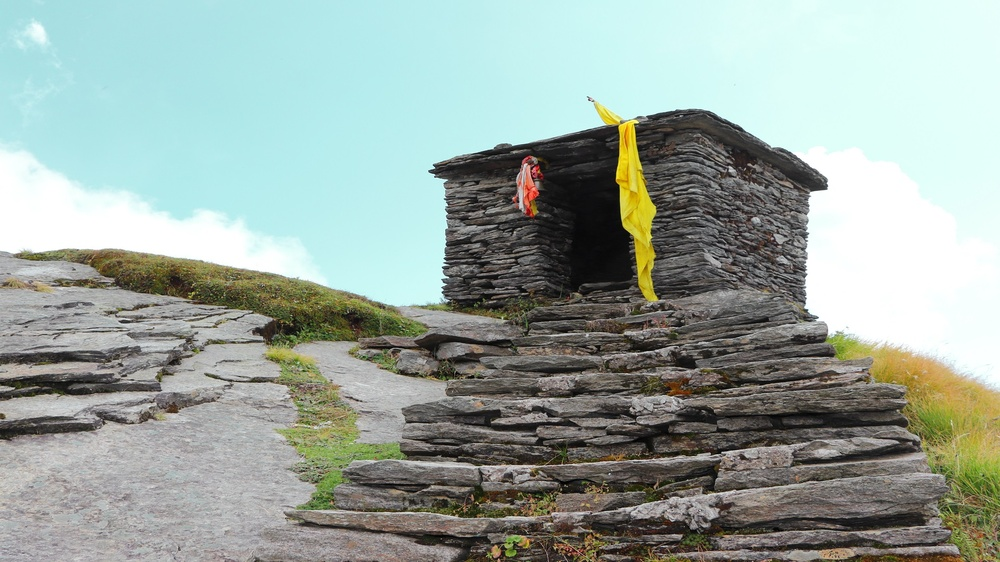
//> input picture HLS_Use_Model/Standalone_HLS_AXI_Example/testcase55.jpg, 1000 x 562 px, shrunk from 1920 x 1080 before the run
$ ./xf_magnitude_tb ../../../HLS_Use_Model/Standalone_HLS_AXI_Example/testcase55.jpg   (built with g++ and OpenCV 4)
//> lines starting //> are read from the running program, lines starting //| are printed output that depends on the picture
// [15 lines of licence text are left out]

#include "common/xf_headers.hpp"
#include "xf_magnitude_config.h"

////////////    Reference for L1NORM    //////////
int ComputeMagnitude(cv::Mat gradx, cv::Mat grady, cv::Mat& dst) {
    int row, col;
    int16_t gx, gy, tmp_res;
    int16_t tmp1, tmp2;
    int16_t res;
    for (row = 0; row < gradx.rows; row++) {
        for (col = 0; col < gradx.cols; col++) {
            gx = gradx.at<int16_t>(row, col);
            gy = grady.at<int16_t>(row, col);
            tmp1 = abs(gx);
            tmp2 = abs(gy);
            tmp_res = tmp1 + tmp2;
            res = (int16_t)tmp_res;
            dst.at<int16_t>(row, col) = res;
        }
    }
    return 0;
}

int main(int argc, char** argv) {
    if (argc != 2) {
        fprintf(stderr, "Invalid Number of Arguments!\nUsage:\n");
        fprintf(stderr, "<Executable Name> <input image path> \n");
        return -1;
    }

    cv::Mat in_img, in_gray, c_grad_x, c_grad_y, c_grad_x1, c_grad_y1, ocv_ref1, ocv_ref2, ocv_res, out_img, diff;

    int scale = 1;
    int delta = 0;
    int ddepth = CV_16S;
    int filter_size = 3;

    /*  reading in the color image  */
    in_img = cv::imread(argv[1], 0);
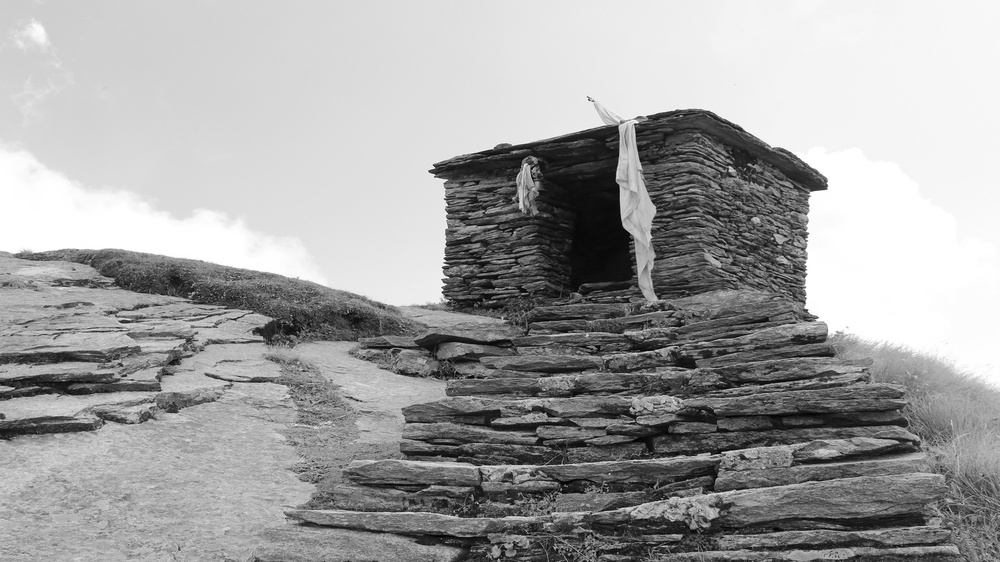
//> in_img: 562 rows x 1000 cols, CV_8UC1; min 0, max 255, mean 162.1

    if (in_img.data == NULL) {
        fprintf(stderr, "Cannot open image at %s\n", argv[1]);
        return 0;
    }

    /*  convert to gray  */

    cv::Sobel(in_img, c_grad_x, CV_16S, 1, 0, filter_size, scale, delta, cv::BORDER_CONSTANT);
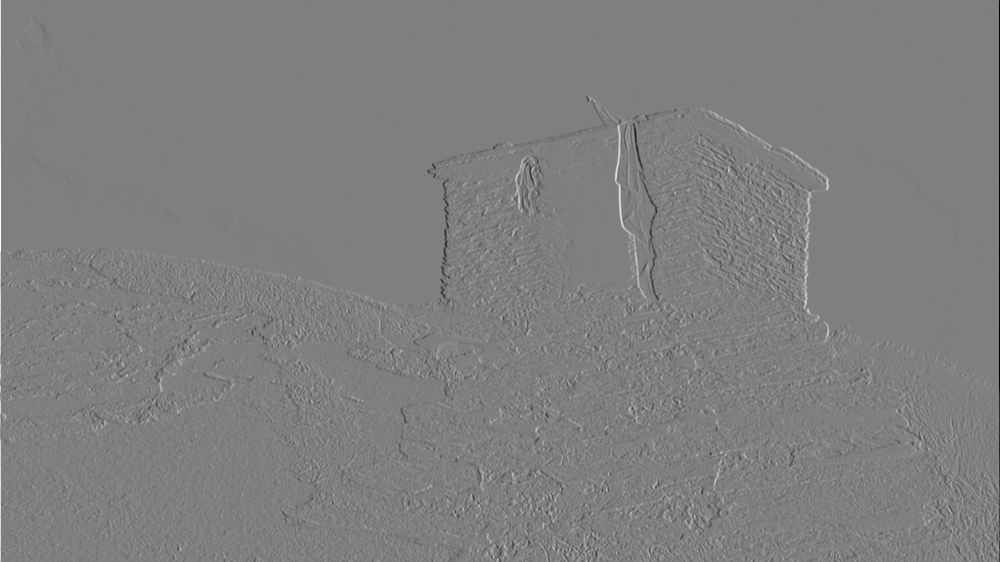
//> c_grad_x: 562 rows x 1000 cols, CV_16SC1; min -1019, max 1020, mean 0.1; drawn with min black and max white
    cv::Sobel(in_img, c_grad_y, CV_16S, 0, 1, filter_size, scale, delta, cv::BORDER_CONSTANT);
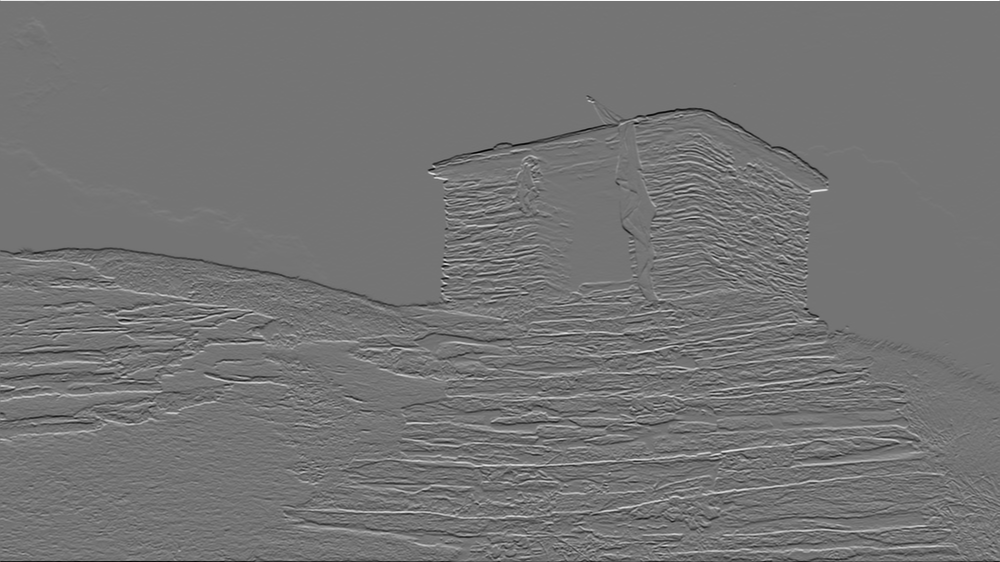
//> c_grad_y: 562 rows x 1000 cols, CV_16SC1; min -837, max 992, mean -0.9; drawn with min black and max white

    ocv_ref1.create(in_img.rows, in_img.cols, CV_16S);
    out_img.create(in_img.rows, in_img.cols, CV_16S);
    diff.create(in_img.rows, in_img.cols, CV_16S);

    int cols = in_img.cols;
//> cols = 1000
    int rows = in_img.rows;
//> rows = 562

    // Call the top function
    magnitude_accel((ap_uint<INPUT_PTR_WIDTH>*)c_grad_x.data, (ap_uint<INPUT_PTR_WIDTH>*)c_grad_y.data,
                    (ap_uint<OUTPUT_PTR_WIDTH>*)out_img.data, rows, cols);
//> (this line was passed over: ap_uint is not available in this run)

/////////////////    OpenCV reference  /////////////////
#if L1NORM
    ComputeMagnitude(c_grad_x, c_grad_y, ocv_ref1);
#elif L2NORM
    cv::Sobel(in_img, c_grad_x1, CV_32FC1, 1, 0, filter_size, scale, delta, cv::BORDER_CONSTANT);
    Sobel(in_img, c_grad_y1, CV_32FC1, 0, 1, filter_size, scale, delta, cv::BORDER_CONSTANT);
    magnitude(c_grad_x1, c_grad_y1, ocv_ref2);
#endif

#if L1NORM
    imwrite("ref_img.jpg", ocv_ref1); // save the reference image
    absdiff(ocv_ref1, out_img, diff); // Compute absolute difference image
    imwrite("diff_img.jpg", diff);    // Save the difference image for debugging purpose
#elif L2NORM
    ocv_ref2.convertTo(ocv_res, CV_16S); //  convert from 32F type to 16S type for finding the AbsDiff
    imwrite("ref_img.jpg", ocv_res);     // save the reference image
    absdiff(ocv_res, out_img, diff);     // Compute absolute difference image
    imwrite("diff_img.jpg", diff);       // Save the difference image for debugging purpose
#endif

    // Find minimum and maximum differences

    double minval = 256, maxval = 0;
    int cnt = 0;
    for (int i = 0; i < in_img.rows; i++) {
        for (int j = 0; j < in_img.cols; j++) {
            uchar v = diff.at<uchar>(i, j);

            if (v > 1) cnt++;
            if (minval > v) minval = v;
            if (maxval < v) maxval = v;
        }
    }
//> after the loop, cnt = 0; minval = 0; maxval = 0

    float err_per = 100.0 * (float)cnt / (in_img.rows * in_img.cols);
//> err_per = 0
    fprintf(stderr,
            "Minimum error in intensity = %f\nMaximum error in intensity = %f\nPercentage of pixels above error "
            "threshold = %f\n",
            minval, maxval, err_per);

    if (err_per > 0.0f) {
        return 1;
    }

    return 0;
}
